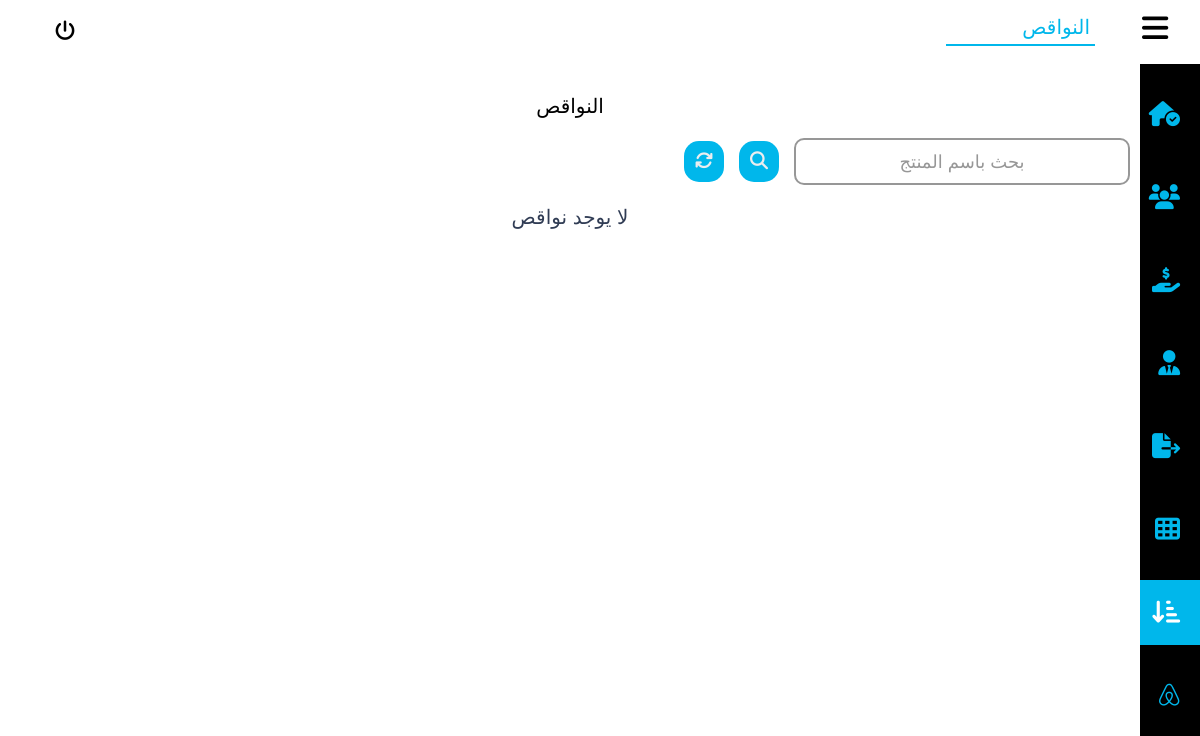
The page /shorts on the database as committed earlier.
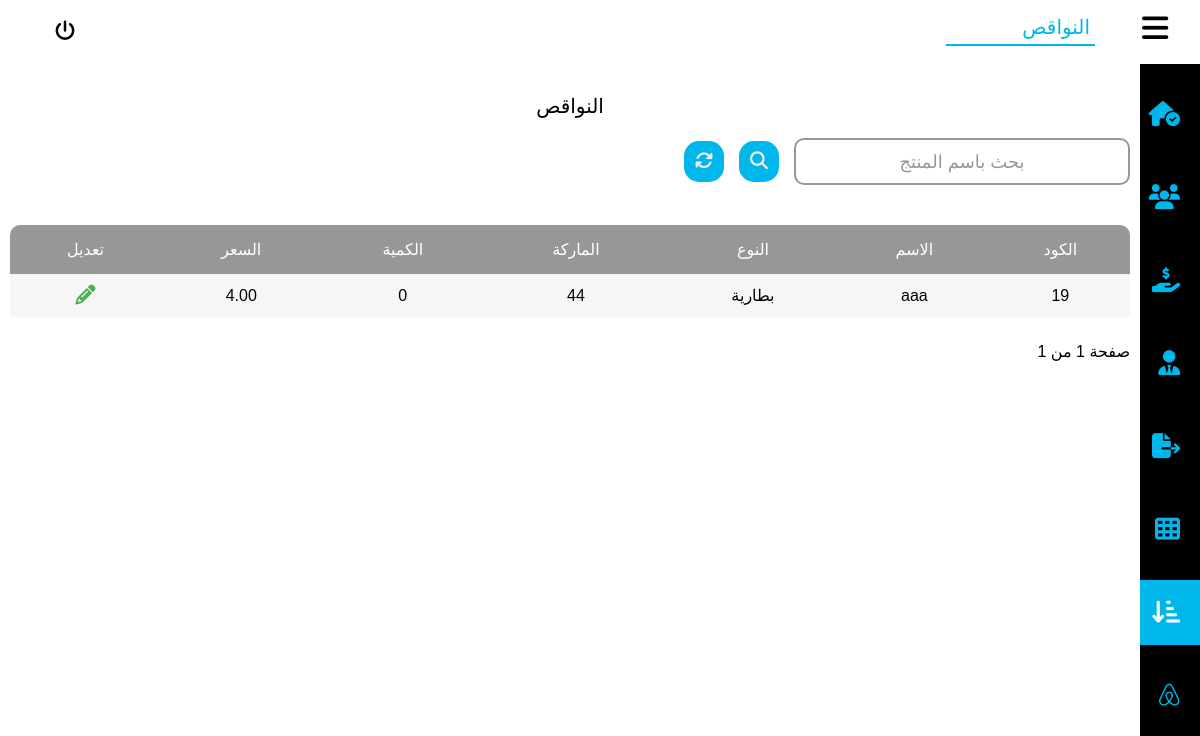
The same page on the database as committed later.
### user/models.py (models this page shows)
class Item(models.Model):
    name = models.CharField(max_length=100, blank=True, null=True)
    kind = models.ForeignKey(Kind, on_delete=models.CASCADE, null=True)
    prand = models.CharField(max_length=100, blank=True, null=True)
    quantity = models.PositiveIntegerField(blank=True, null=True)
    price = models.DecimalField(max_digits=10, decimal_places=2, blank=True, null=True)
    date = models.DateTimeField(blank=True, null=True)

class Kind(models.Model):
    name = models.CharField(max_length=100, blank=True, null=True)

### user/views.py (the view)
# urls.py: path('shorts',views.shorts, name='shorts' ),
def shorts(request):
    out_of_stock = Item.objects.filter(quantity=0).order_by("-date")
    page = request.GET.get('page')
    shorts_list = paginate(out_of_stock, page, per_page=30)
    if 'search' in request.POST:
        search_input = request.POST.get('searchInput')
        shorts_list = list(Item.objects.filter(Q(name__icontains=search_input)))
    return render(request, 'shorts.html', {'items': shorts_list})

### user/views.py (called while the page is built)
def paginate(queryset, page, per_page=20):
    paginator = Paginator(queryset, per_page)
    try:
        return paginator.page(page)
    except PageNotAnInteger:
        return paginator.page(1)
    except EmptyPage:
        return paginator.page(paginator.num_pages)

### templates/shorts.html (shortened to what the changed rows need)
{% load static %}
<!DOCTYPE html>
<html lang="en">
<head>
    <link rel="stylesheet" href=" {% static "css/style.css" %} ">
    <link rel="stylesheet" href=" {% static "css/all.min.css" %} ">
    <link rel="stylesheet" href=" {% static "css/fontawesome.min.css" %} ">
</head>
<body>
    <div class="backcon">
        <div class="leftcon">
            <div class="status">
                <h2>النواقص</h2>
                <div style="width: 100%; overflow: scroll; height: fit-content;">
                    {% if items %}
                    <table class="sellstable">
                        <thead>
                            <tr>
                                <th>الكود</th>
                                <th>الاسم</th>
                                <th>النوع</th>
                                <th>الماركة</th>
                                <th>الكمية</th>
                                <th>السعر</th>
                                <th>تعديل</th>
                            </tr>
                        </thead>
                        {% for item in items %}
                        <tbody>
                            <tr>
                                <td>{{item.id}}</td>
                                <td>{{item.name}}</td>
                                <td>{{item.kind.name}}</td>
                                <td>{{item.prand}}</td>
                                <td>{{item.quantity}}</td>
                                <td>{{item.price}}</td>
                                <td><button class="sellsup" id="sellsup" metadata='
                                    <form method="post" action="{% url "itemUpdate" item.id %}" style="width: 100%;display: flex;align-items: center;justify-content: center;flex-direction: column;">
                                        {% csrf_token %}
                                        <h3 style="color:#3D4B64;">تعديل عملية</h3>
                                        <div class="addsell" style="padding-top: 70px;">
                                            <div class="wraper" style="position: absolute;  left: 35%; top: 20%;z-index: 15;">
                                                <div class="first">
                                                    <input value="{{item.name}}" name="name" type="text" id="search_bar" class="search_bar" required >
                                                    <span>اسم المنتج</span>
                                                </div>
                                                <div class="search_res" id="search_res">
                                                    <table id="suplliersull">
                                                        <th></th>
                                                        <tbody id="suplliersul">
                                                            <tr><td></td></tr>
                                                        </tbody>
                                                    </table>
                                                </div>
                                            </div>
                                            <div class="wraper">
                                                <div class="first">
                                                    <select name="kind_name" class="search_bar" id="">
                                                        <option value="{{item.kind.name}}">{{item.kind.name}}</option>
                                                    </select>
                                                    <span>النوع</span>
                                                </div>
                                            </div>
                                            <div class="wraper" style="width: 20%;">
                                            <div class="second">
                                                <input value="{{item.prand}}"  name="prand" type="text" id="search_bar" class="search_bar" required>
                                                <span>الماركة</span>
                                            </div>
                                        </div>
                                        <div class="wraper" style="width: 20%;">
                                            <div class="second">
                                                <input value="{{item.quantity}}"  min="0" name="quantity" type="number" id="search_bar" class="search_bar" required>
                                                <span>الكمية</span>
                                            </div>
                                        </div>
                                        <div class="wraper" style="width: 20%;">
                                            <div class="second">
                                                <input value="{{item.price}}" min="0" name="price" type="number" id="search_bar" class="search_bar" required >
                                                <span>السعر</span>
                                            </div>
                                        </div>
                                    </div>
                                    <button name="itemUpdateShort" class="sellbtn">تعديل</button>
                                </form>
                                '><i class="fa-solid fa-pencil"></i></button></td>
                                </tr>
                            </tbody>
                            {% endfor %}
                        </table>
                        <div class="btnnav">
                            <div>
                                <p>صفحة {{ items.number }} من {{ items.paginator.num_pages }}</p>
                            </div>
                        </div>
                        {% else %}
                        <h2 style="width: 100%;text-align: center;color: #303C54;margin-bottom: 20px;">لا يوجد نواقص</h2>
                        {% endif %}
                    </div>
                </div>
            </div>
    </div>
</body>
</html>

Rows that differ between the two databases and show on the page:
now on this page (row edited): Item: id "19", name "aaa", kind.name "بطارية", prand "44", quantity "0", price "4.00"
Other text that changed with them:
{{ items.paginator.num_pages }}: (not shown) → "1"
text no longer shown: "لا يوجد نواقص"
text now shown: "الكود الاسم النوع الماركة الكمية السعر تعديل صفحة من"
